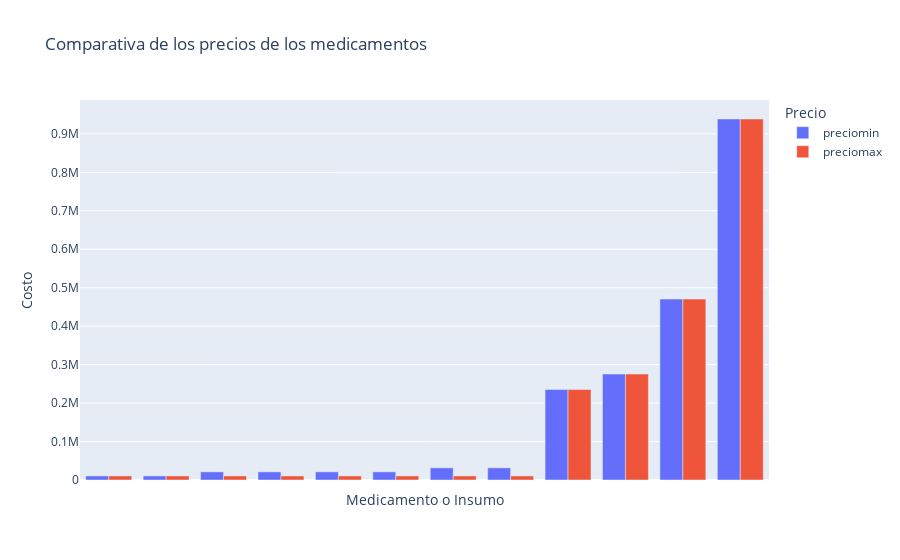

This figure's notebook cell:
### Code cell
fig.update_layout(xaxis = dict(showticklabels =  False))

### Figure 1 — Plotly figure (JSON) as saved in the notebook; plotly's stock layout.template omitted (floating-point values rounded to 4 significant figures)
{"data": [{"alignmentgroup": "True", "hovertemplate": "Precio=preciomin<br>Medicamento o Insumo=%{x}<br>Costo=%{y}<extra></extra>", "legendgroup": "preciomin", "marker": {"color": "#636efa", "pattern": {"shape": ""}}, "name": "preciomin", "offsetgroup": "preciomin", "orientation": "v", "showlegend": true, "textposition": "auto", "type": "bar", "x": ["ACEITE MINERAL 500ML FRASCO  LEON ", "ACEITE MINERAL 500ML FRASCO  QUIMIBEN ", "ACEITE MINERAL 450ML FRASCO  DROFARMA ", "ACEITE MINERAL 500ML FRASCO  DISANFER ", "ACEITE MINERAL 500ML FRASCO  QUIMICOS PROQUIMPI ", "ACEITE MINERAL 500ML FRASCO  SAN JORGE ", "ACEITE MINERAL 500ML FRASCO  OSA ", "ACEITE MINERAL 500ML FRASCO  VERAXIPHARMA ", "ACEITE DE SILICONA 5000 POR 10ML SOLUCION OFTALMICA  LENTECH  S5000", "ACEITE DE SILICONA 5000 POR 10ML SOLUCION OFTALMICA  PANAMERICAN INSTRUMENTS  RSO 00700", "ACEITE DE SILICONA 5000 POR 10ML SOLUCION OFTALMICA  MICROMED  REF MMD675", "ACEITE DE SILICONA PESADO POR 10ML  OPIMED  DENSIRON XTRA REF G80925 SILICON PESADO"], "xaxis": "x", "y": [10557, 10557, 21114, 21114, 21114, 21114, 31671, 31671, 235200, 275500, 470400, 938588], "yaxis": "y"}, {"alignmentgroup": "True", "hovertemplate": "Precio=preciomax<br>Medicamento o Insumo=%{x}<br>Costo=%{y}<extra></extra>", "legendgroup": "preciomax", "marker": {"color": "#EF553B", "pattern": {"shape": ""}}, "name": "preciomax", "offsetgroup": "preciomax", "orientation": "v", "showlegend": true, "textposition": "auto", "type": "bar", "x": ["ACEITE MINERAL 500ML FRASCO  LEON ", "ACEITE MINERAL 500ML FRASCO  QUIMIBEN ", "ACEITE MINERAL 450ML FRASCO  DROFARMA ", "ACEITE MINERAL 500ML FRASCO  DISANFER ", "ACEITE MINERAL 500ML FRASCO  QUIMICOS PROQUIMPI ", "ACEITE MINERAL 500ML FRASCO  SAN JORGE ", "ACEITE MINERAL 500ML FRASCO  OSA ", "ACEITE MINERAL 500ML FRASCO  VERAXIPHARMA ", "ACEITE DE SILICONA 5000 POR 10ML SOLUCION OFTALMICA  LENTECH  S5000", "ACEITE DE SILICONA 5000 POR 10ML SOLUCION OFTALMICA  PANAMERICAN INSTRUMENTS  RSO 00700", "ACEITE DE SILICONA 5000 POR 10ML SOLUCION OFTALMICA  MICROMED  REF MMD675", "ACEITE DE SILICONA PESADO POR 10ML  OPIMED  DENSIRON XTRA REF G80925 SILICON PESADO"], "xaxis": "x", "y": [10557, 10557, 10557, 10557, 10557, 10557, 10557, 10557, 235200, 275500, 470400, 938588], "yaxis": "y"}], "layout": {"barmode": "group", "legend": {"title": {"text": "Precio"}, "tracegroupgap": 0}, "title": {"text": "Comparativa de los precios de los medicamentos"}, "xaxis": {"anchor": "y", "domain": [0, 1], "showticklabels": false, "ticks": "", "ticktext": [], "title": {"text": "Medicamento o Insumo"}}, "yaxis": {"anchor": "x", "domain": [0, 1], "title": {"text": "Costo"}}}}
